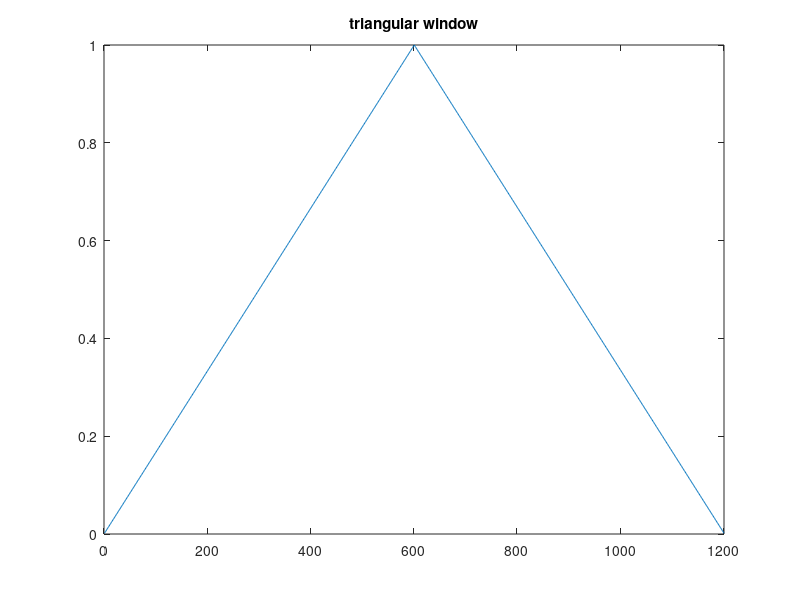
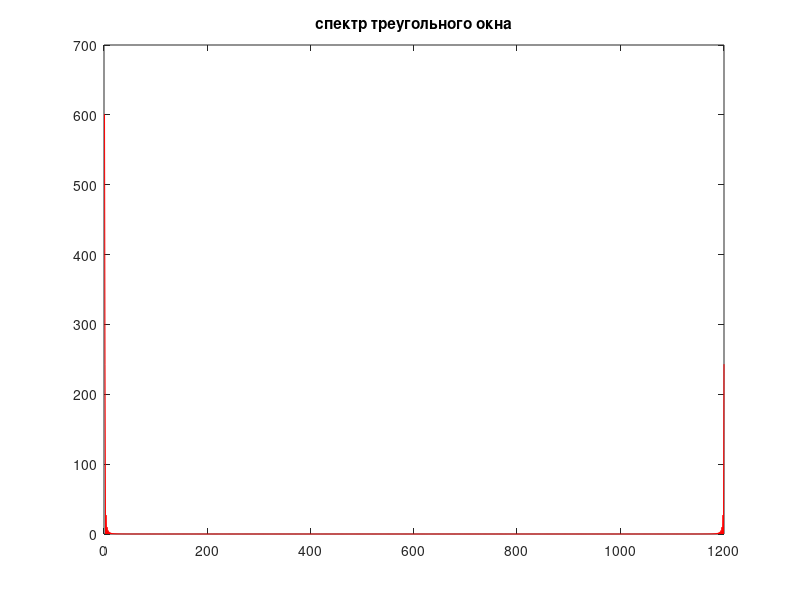
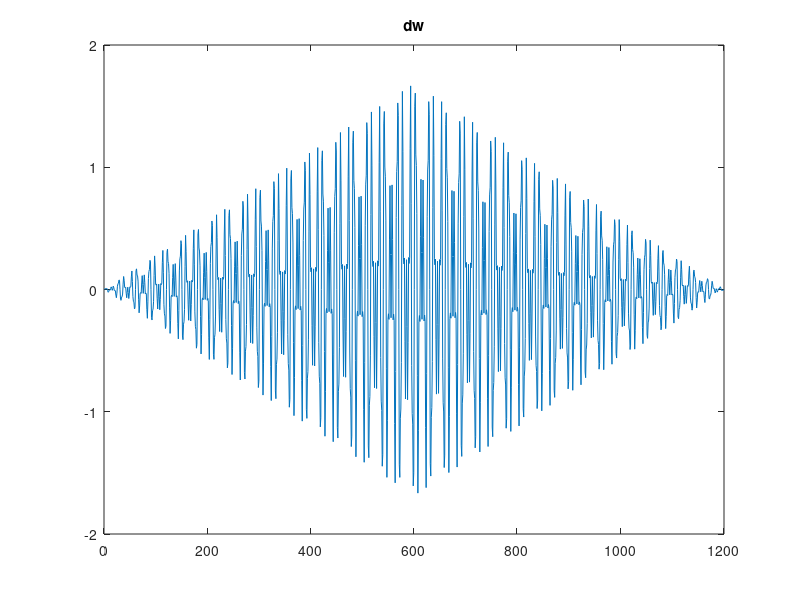
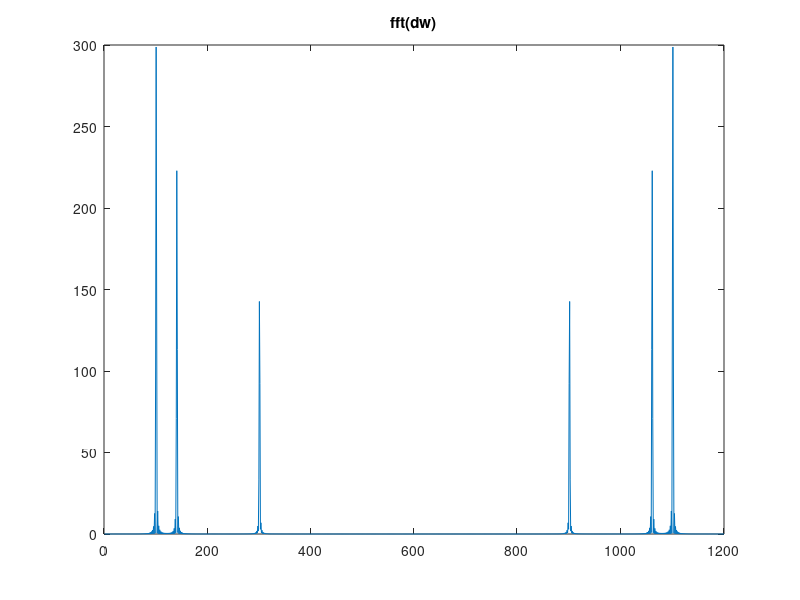

Source code (MATLAB) for these figures, in order:
% ГАРМОНИЧЕСКИЙ АНАЛИЗ СИГНАЛОВ НА ОСНОВЕ ДИСКРЕТНОГО
% ПРЕОБРАЗОВАНИЯ ФУРЬЕ

% triang 20 28 60 240 100

f1 = 20;
f2 = 28;
f3 = 60;

fsample1 = 240;
fsample2 = 100;

secs = 5;

fsample = fsample1;

t = (0:1/fsample:secs);
N = length(t);

a = sin(2*pi*f1*t);
b = sin(2*pi*f2*t);
c = sin(2*pi*f3*t);

xa = abs(fft(a));
xb = abs(fft(b));
xc = abs(fft(c));

% plot(xa);
% hold on;
% plot(xb, 'r');  
% plot(xc, 'g');
% title('графики спектров');
% xlim([0 fsample - fsample/N]);
% xlim([0 N]);

d=a(1:N)+0.75*b(1:N)+0.5*c(1:N);
AmpSpec=(1/(N/2))*abs(fft(d));

% figure;
% plot(d);
% title('сигнал d');
% xlim([0 N]);
% 
% figure;
% plot(AmpSpec);
% title('амплитудный спектр сигнала d');
% xlim([0 N]);

w=triang(N);
dw=w.'.*d;

figure;
plot(w);
title('triangular window');
xlim([0 N]);

figure;
plot(abs(fft(w)), 'r');
title('спектр треугольного окна');
xlim([0 N]);

figure;
plot(dw);
title('dw');
xlim([0 N]);

figure;
plot(abs(fft(dw)));
title('fft(dw)');
xlim([0 N]);

